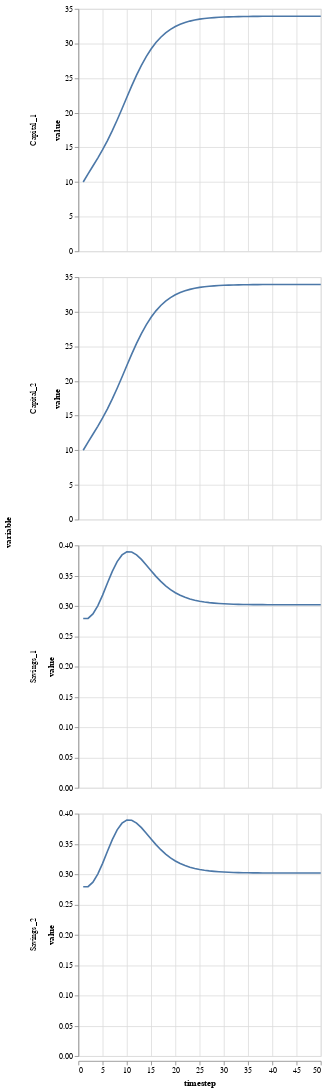

Here is the notebook cell this chart was saved with:
### Markdown cell above
COMMENT: there's a warning popping up when using the get_table function (at least on my computer); does not seem to affect the graphs

### Code cell
get_table(simres1) |> @vlplot(:line, x=:timestep, y=:value, row="variable:n", resolve={scale={y=:independent}})

### Figure 1 — Vega-Lite specification as saved in the notebook (floating-point values rounded to 4 significant figures; data arrays with more than 128 entries replaced by an {"elided": "..."} marker saying what was removed)
{"data": {"values": {"elided": "200 records"}}, "encoding": {"row": {"field": "variable", "type": "nominal"}, "x": {"field": "timestep", "type": "quantitative"}, "y": {"field": "value", "type": "quantitative"}}, "mark": "line", "resolve": {"scale": {"y": "independent"}}}
